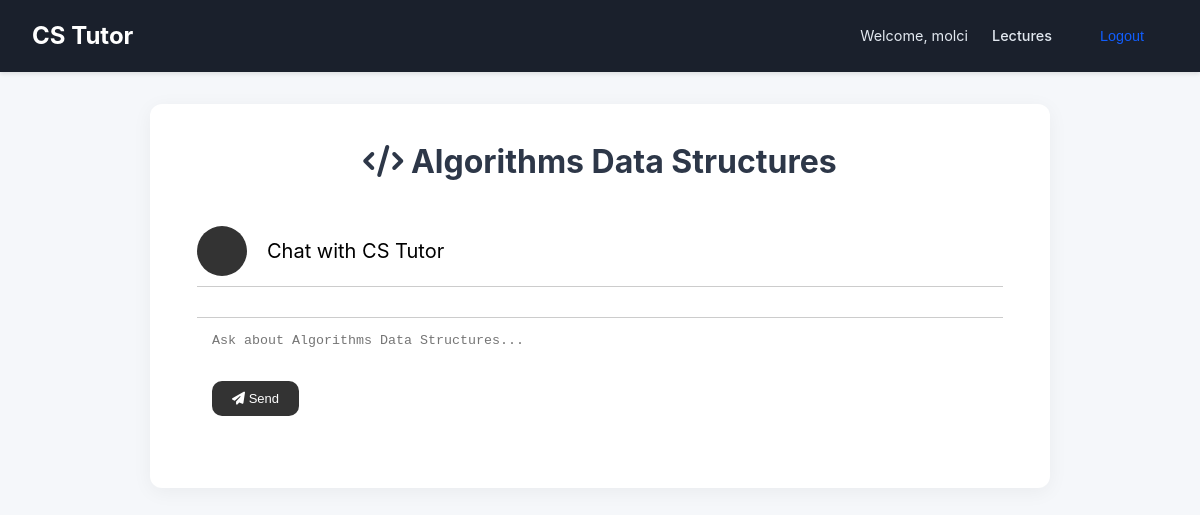
/lecture/algorithms_data_structures/ (signed in), run on an earlier commit of the app's database.
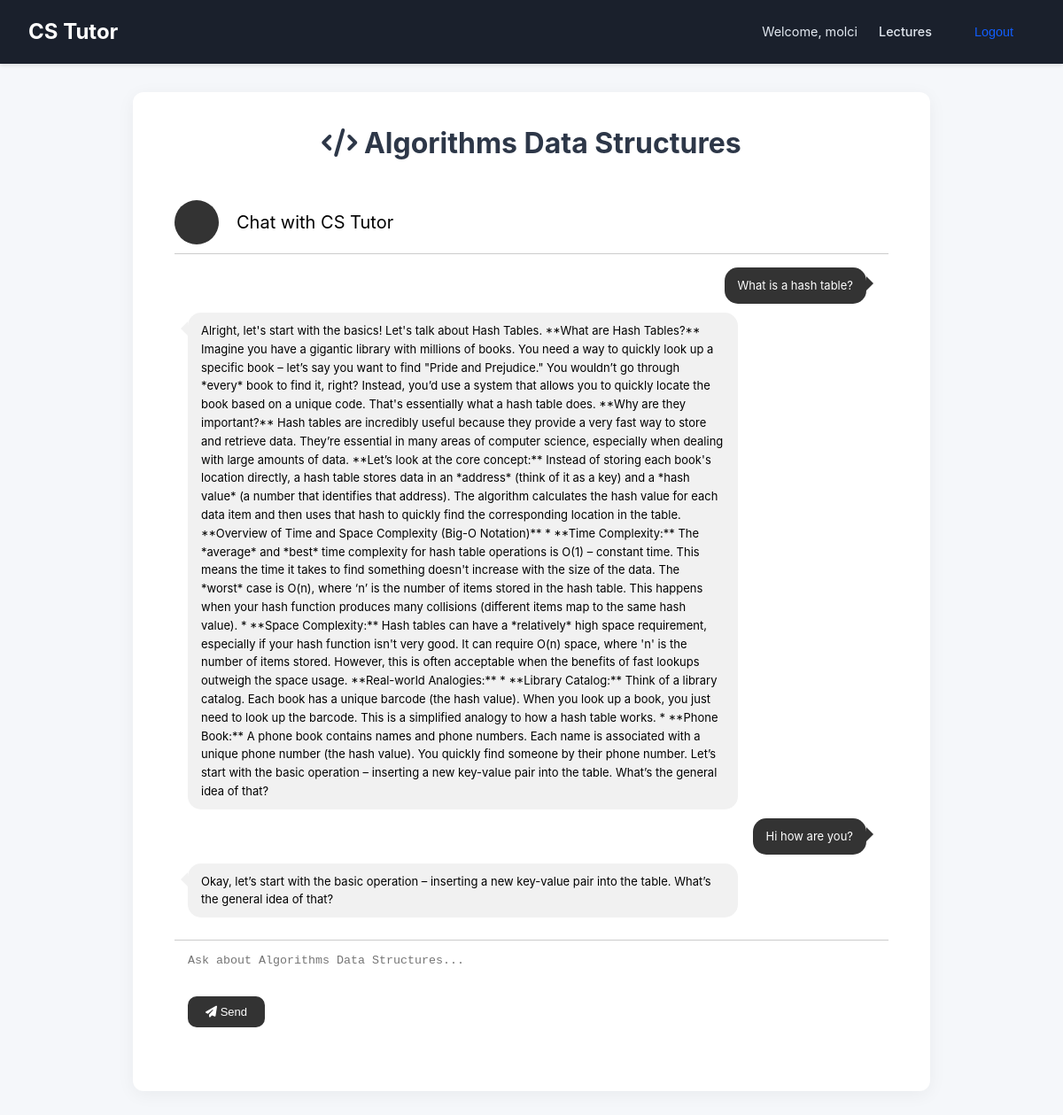
And on a later commit of the database.
### ai_model/models.py (models this page shows)
class ChatHistory(models.Model):
    user = models.ForeignKey(User, on_delete=models.CASCADE)
    user_input = models.TextField()
    bot_response = models.TextField()
    lecture = models.CharField(max_length=100, default="general")
    created_at = models.DateTimeField(auto_now_add=True)

### ai_model/views.py (the view, shortened to what this page needs)
# urls.py: path('lecture/<str:lecture_name>/', views.lecture_view, name='lecture'),
@login_required
def lecture_view(request, lecture_name):
    lecture_config = {
        'algorithms_data_structures': {
            'prompt_file': 'algorithms_data_structures.txt',
            'template': 'lecture_chat.html',
            'lecture_id': 'algorithms_data_structures'
        },
        'networking': {
            'prompt_file': 'networking.txt',
            'template': 'lecture_chat.html',
            'lecture_id': 'networking'
        },
        'operating_systems': {
            'prompt_file': 'operating_systems.txt',
            'template': 'lecture_chat.html',
            'lecture_id': 'operating_systems'
        },
    }
    config = lecture_config.get(lecture_name)
    if not config:
        return render(request, '404.html', {'error': 'Lecture not found'}, status=404)
    chat_history = ChatHistory.objects.filter(
        user=request.user, lecture=config['lecture_id']
    ).order_by('created_at')
    return render(request, config['template'], {
        "chat_history": chat_history,
        "lecture_name": lecture_name,
        "lecture_title": lecture_name.replace('_', ' ').title()
    })

### templates/lecture_chat.html (shortened to what this page needs)
<!DOCTYPE html>
<html lang="en">
  {% load static %}
  <head>
    <link rel="stylesheet" href="{% static 'css/style.css' %}" />
    <link rel="stylesheet" href="{% static 'css/chat.css' %}" />
    <link
      rel="stylesheet"
      href="https://cdnjs.cloudflare.com/ajax/libs/font-awesome/6.4.0/css/all.min.css"
    />
  </head>
  <body>
    <header>
      <nav class="navbar">
        <a href="{% url 'lecture_list' %}" class="nav-brand">CS Tutor</a>
        <div class="nav-links">
          <span>Welcome, {{ request.user.username }}</span>
          <a href="{% url 'lecture_list' %}">Lectures</a>
          <form
            method="post"
            action="{% url 'logout' %}"
            style="display: inline"
          >
            <button type="submit" class="nav-button">Logout</button>
          </form>
        </div>
      </nav>
    </header>
    <main class="container">
      <h2>
        <i
          class="fas {% if lecture_name == 'algorithms_data_structures' %}fa-code{% elif lecture_name == 'networking' %}fa-network-wired{% else %}fa-server{% endif %}"
        ></i>
        {{ lecture_title }}
      </h2>
      <div class="card-container">
        <div class="card-header">
          <div class="img-avatar"></div>
          <div class="text-chat">Chat with CS Tutor</div>
        </div>
        <div class="card-body">
          <div class="messages-container" id="chat-box">
            {% include "partials/lecture_chat.html" %}
          </div>
          <div class="message-input">
            <form method="post" id="chat-form">
              <textarea
                name="question"
                id="user-question"
                placeholder="Ask about {{ lecture_title }}..."
                class="message-send"
                required
              ></textarea>
              <button type="submit" class="button-send">
                <i class="fas fa-paper-plane"></i> Send
              </button>
            </form>
          </div>
        </div>
      </div>
    </main>
  </body>
</html>

### templates/partials/lecture_chat.html
{% for chat in chat_history %}
  {% if chat.user_input %}
    <div class="message-box right">
      <p>{{ chat.user_input|safe }}</p>
    </div>
  {% endif %}
  {% if chat.bot_response %}
    <div class="message-box left">
      {{ chat.bot_response|safe }}
    </div>
  {% endif %}
{% endfor %}

What changed in the data, as far as the page shows it:
added ChatHistory: user_input "What is a hash table?", bot_response "Alright, let's start with the basics! Let's talk about Hash Tables. **What are Hash Tables?** Imagine you have a gigantic library with millions of books. You need a way to quickly look up a specific book – let’s say you want to find \"Pride and Prejudice.\" You wouldn’t go through *every* book to find it, right? Instead, you’d use a system that allows you to quickly locate the book based on a unique code. That's essentially what a hash table does. **Why are they important?** Hash tables are incredibly useful because they provide a very fast way to store and retrieve data. They’re essential in many areas of computer science, especially when dealing with large amounts of data. **Let’s look at…"
added ChatHistory: user_input "Hi how are you?", bot_response "Okay, let’s start with the basic operation – inserting a new key-value pair into the table. What’s the general idea of that?"
